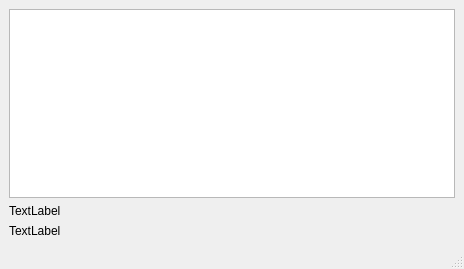
<?xml version="1.0" encoding="UTF-8"?>
<ui version="4.0">
 <class>MainWindow</class>
 <widget class="QMainWindow" name="MainWindow">
  <property name="enabled">
   <bool>true</bool>
  </property>
  <property name="geometry">
   <rect>
    <x>0</x>
    <y>0</y>
    <width>464</width>
    <height>269</height>
   </rect>
  </property>
  <property name="windowTitle">
   <string>CBS GUI</string>
  </property>
  <property name="whatsThis">
   <string>&lt;html&gt;&lt;head/&gt;&lt;body&gt;&lt;p&gt;CBS Visualization&lt;/p&gt;&lt;/body&gt;&lt;/html&gt;</string>
  </property>
  <widget class="QWidget" name="centralwidget">
   <layout class="QVBoxLayout" name="verticalLayout">
    <item>
     <widget class="QGraphicsView" name="graphicsView"/>
    </item>
    <item>
     <widget class="QLabel" name="label">
      <property name="sizePolicy">
       <sizepolicy hsizetype="Preferred" vsizetype="Preferred">
        <horstretch>0</horstretch>
        <verstretch>0</verstretch>
       </sizepolicy>
      </property>
      <property name="text">
       <string>TextLabel</string>
      </property>
     </widget>
    </item>
    <item>
     <widget class="QLabel" name="label_2">
      <property name="sizePolicy">
       <sizepolicy hsizetype="Preferred" vsizetype="Preferred">
        <horstretch>0</horstretch>
        <verstretch>0</verstretch>
       </sizepolicy>
      </property>
      <property name="text">
       <string>TextLabel</string>
      </property>
     </widget>
    </item>
   </layout>
  </widget>
  <widget class="QMenuBar" name="menubar">
   <property name="geometry">
    <rect>
     <x>0</x>
     <y>0</y>
     <width>464</width>
     <height>28</height>
    </rect>
   </property>
  </widget>
  <widget class="QStatusBar" name="statusbar">
   <property name="autoFillBackground">
    <bool>false</bool>
   </property>
  </widget>
 </widget>
 <resources/>
 <connections/>
</ui>
